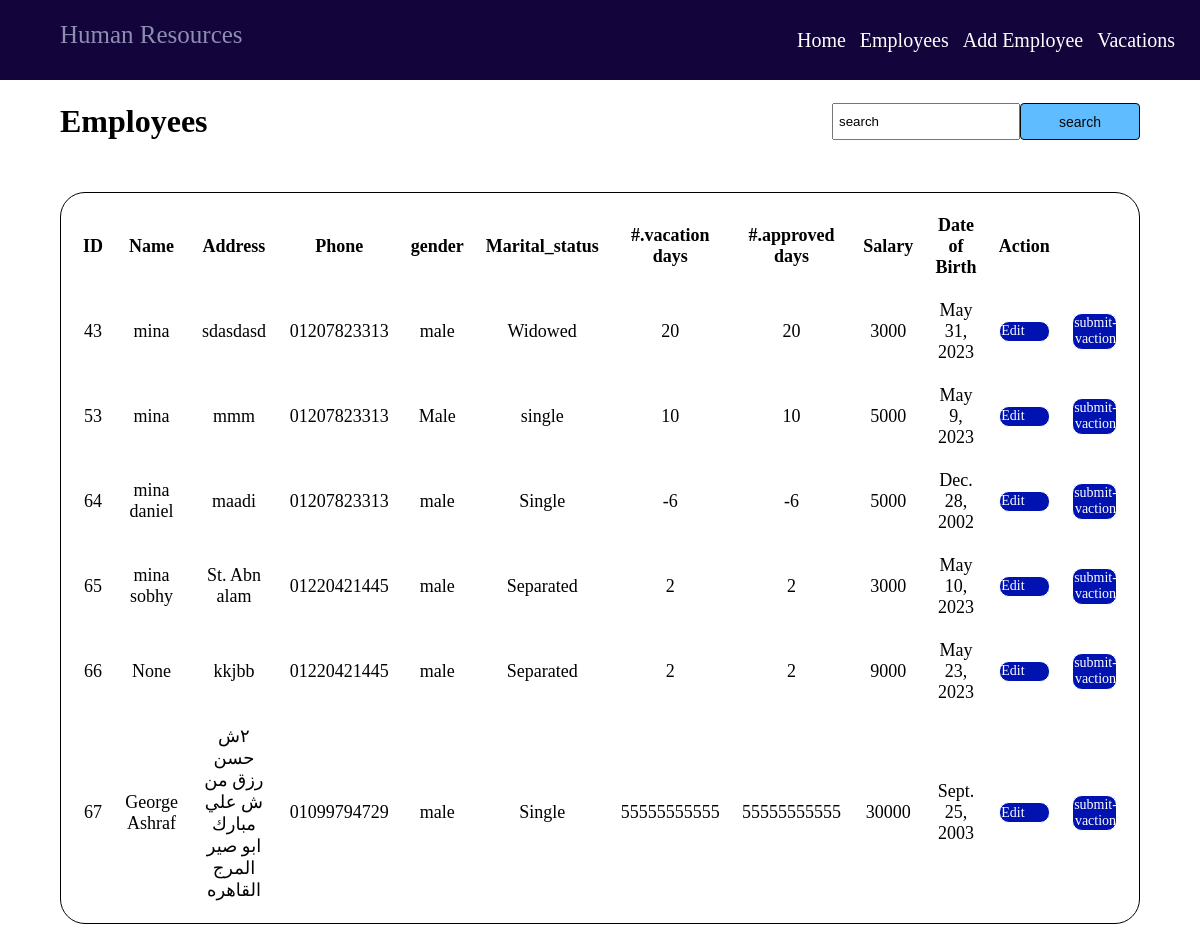
Before: /Employees/ with the older database file.
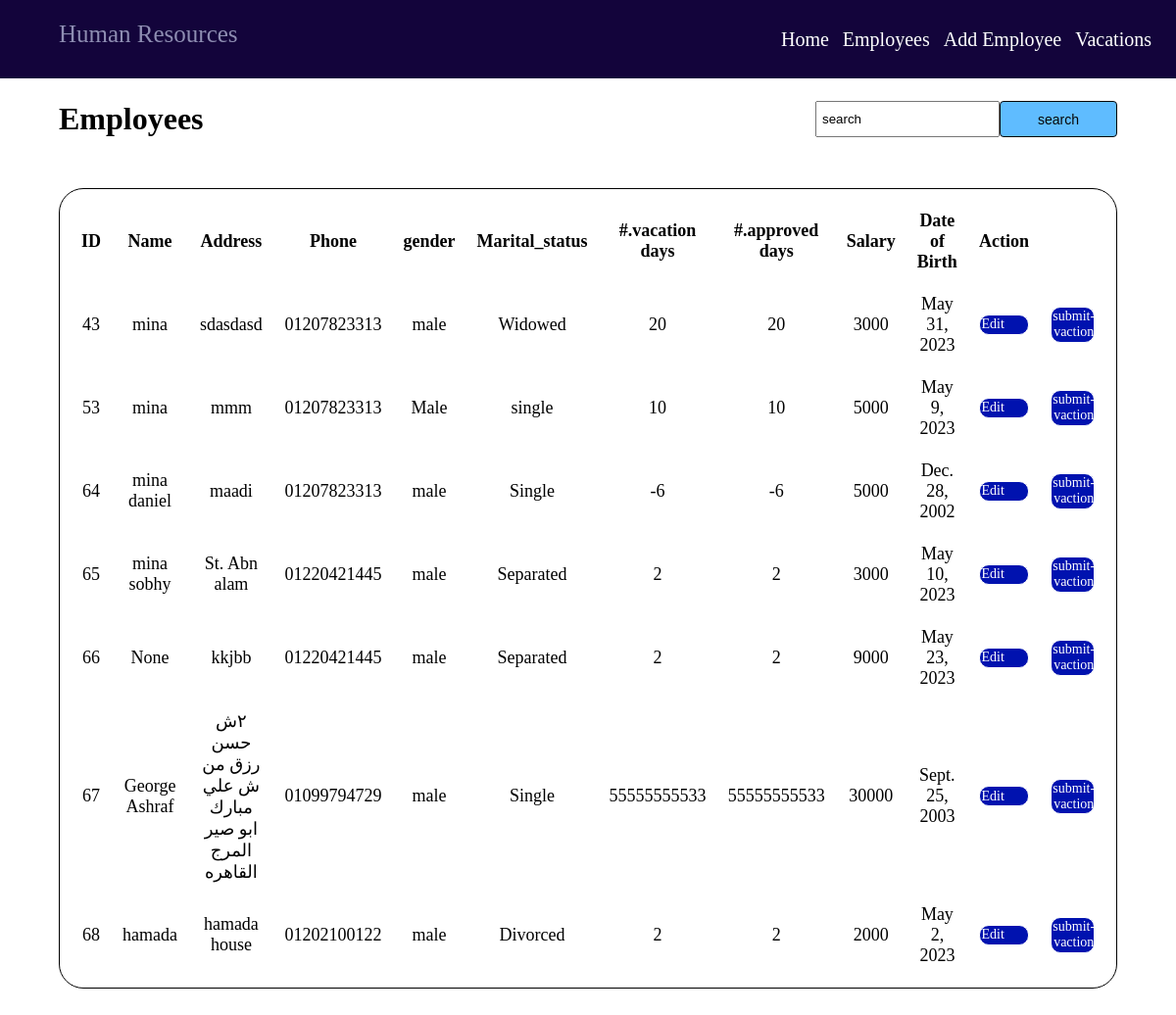
After: the same page with the newer database file.
### Employees/models.py (models this page shows)
class Employees(models.Model):
    name = models.CharField(max_length=255, null=True)
    address = models.CharField(max_length=255, null=True)
    email = models.CharField(max_length=255, null=True)
    Phone = models.CharField(max_length=255, null=True)
    gender = models.CharField(max_length=255, null=True)
    martial_status = models.CharField(max_length=255, null=True)
    Available_Vacation = models.IntegerField(null=True)
    Salary = models.IntegerField(null=True)
    date = models.DateField(max_length=255, null=True)
    approved = models.IntegerField(null=True)

### Employees/views.py (the view)
# urls.py: path('', views.index, name='employees'),
def index(request):
    myEmployees = Employees.objects.all().values()
    template = loader.get_template('employees.html')
    context = { 'myEmployees': myEmployees, }
    return HttpResponse(template.render(context, request))

### Employees/Templates/employees.html (shortened to what this page needs)
<!DOCTYPE html>
<html>
  <head>
    {% load static %}
    <link rel="stylesheet" href="{% static 'Employees.css' %}" />
    <link rel="stylesheet" href="{% static 'navbar.css' %}" />
  </head>
  <body>
    <nav  >
      <label for="Logo" >Human Resources</label>
      <ul>
          <li><a href="home.html">Home</a></li>
          <li><a href="{% url 'employees' %}">Employees</a></li>
          <li><a href="{% url 'add-Employee' %}">Add Employee</a></li>
          <li><a href="{% url 'vacations'%}">Vacations</a></li>
      </ul>
  </nav>
    <div class="above">
      <h1>Employees</h1>
      <div class="form">
        <div class="input">
          <input
            id="searchbar"
            onkeyup="search_data()"
            type="search"
            value="search"
          />
        </div>
        <button class="botton" type="button">search</button>
      </div>
    </div>
    <table>
      <thead>
        <tr>
          <th>ID</th>
          <th>Name</th>
          <th>Address</th>
          <th>Phone</th>
          <th>gender</th>
          <th>Marital_status</th>
          <th>#.vacation days</th>
          <th>#.approved days</th>
          <th>Salary</th>
          <th>Date of Birth</th>
          <th>Action</th>
        </tr>
      </thead>
      <tbody class="hover">
        {% for x in myEmployees %}
        <tr class="data">
          <td>{{ x.id}}</td>
          <td>{{ x.name}}</td>
          <td>{{ x.address}}</td>
          <td>{{ x.Phone}}</td>
          <td>{{ x.gender}}</td>
          <td>{{ x.martial_status}}</td>
          <td>{{ x.Available_Vacation}}</td>
          <td>{{ x.Available_Vacation}}</td>
          <td>{{ x.Salary}}</td>
          <td>{{ x.date}}</td>
          <td>
            <a href="edit-employee.html">Edit</a>
            <td><a href="submit-vacation/{{ x.id }}">submit-vaction</a></td>
          </td>
        </tr>
        {% endfor %}
      </tbody>
    </table>
  </body>
</html>

Changed rows visible on the page:
changed Employees "George Ashraf": Available_Vacation "55555555555" → "55555555533"
added Employees: id "68", name "hamada", address "hamada house", Phone "01202100122", gender "male", martial_status "Divorced", Available_Vacation "2", Salary "2000", date "May 2, 2023"
